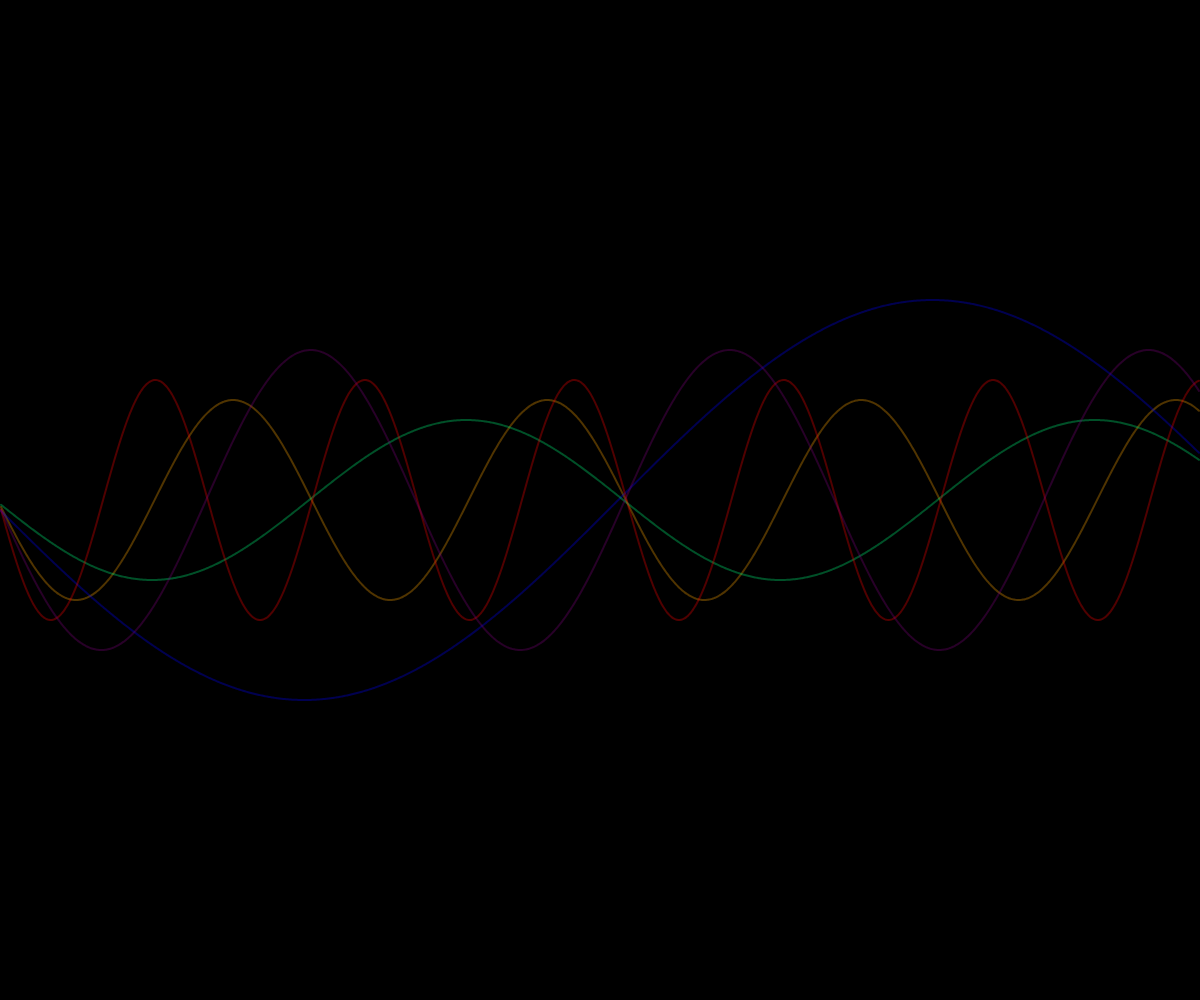
Frame 1 (no input)
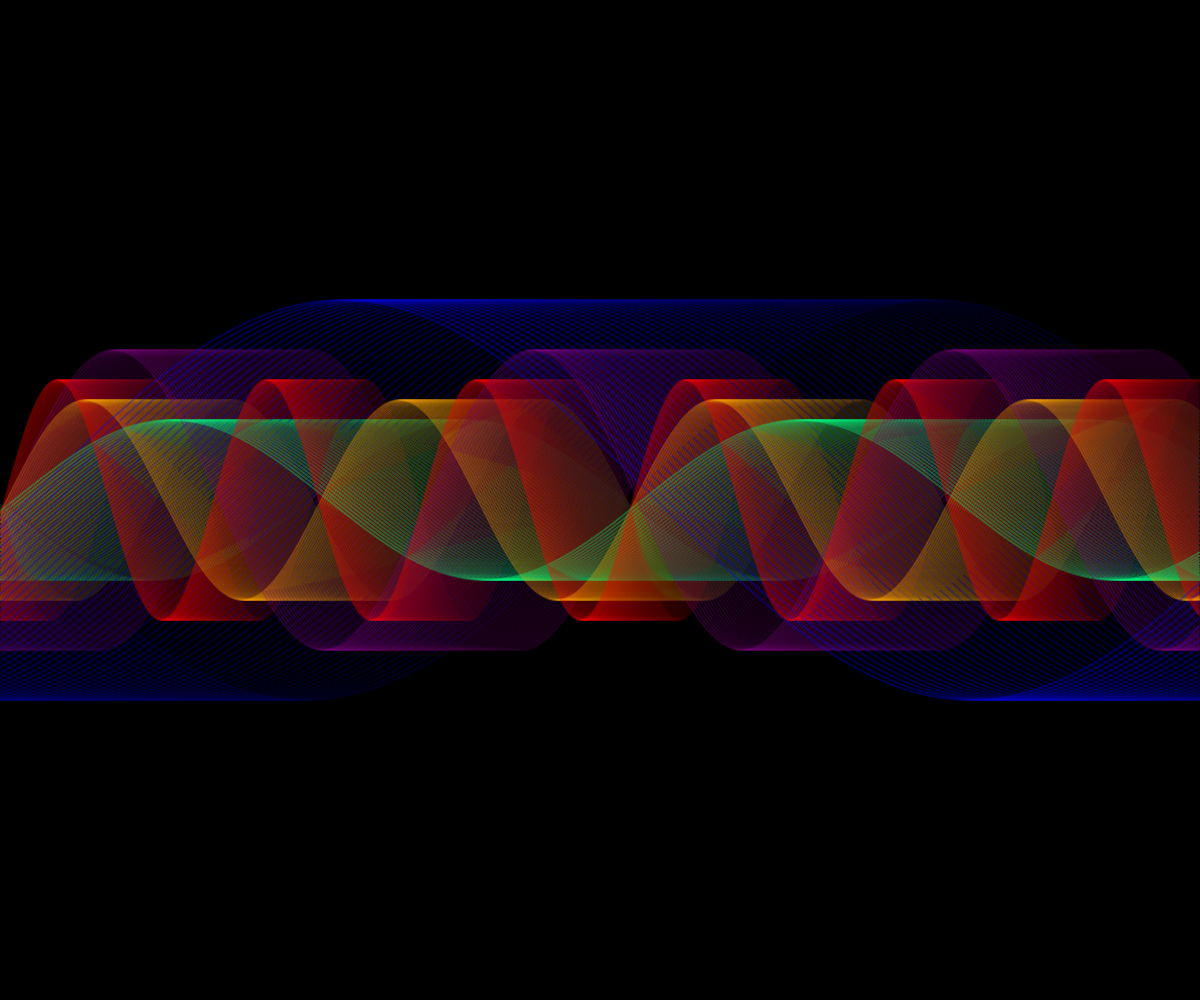
Frame 60 (no input)
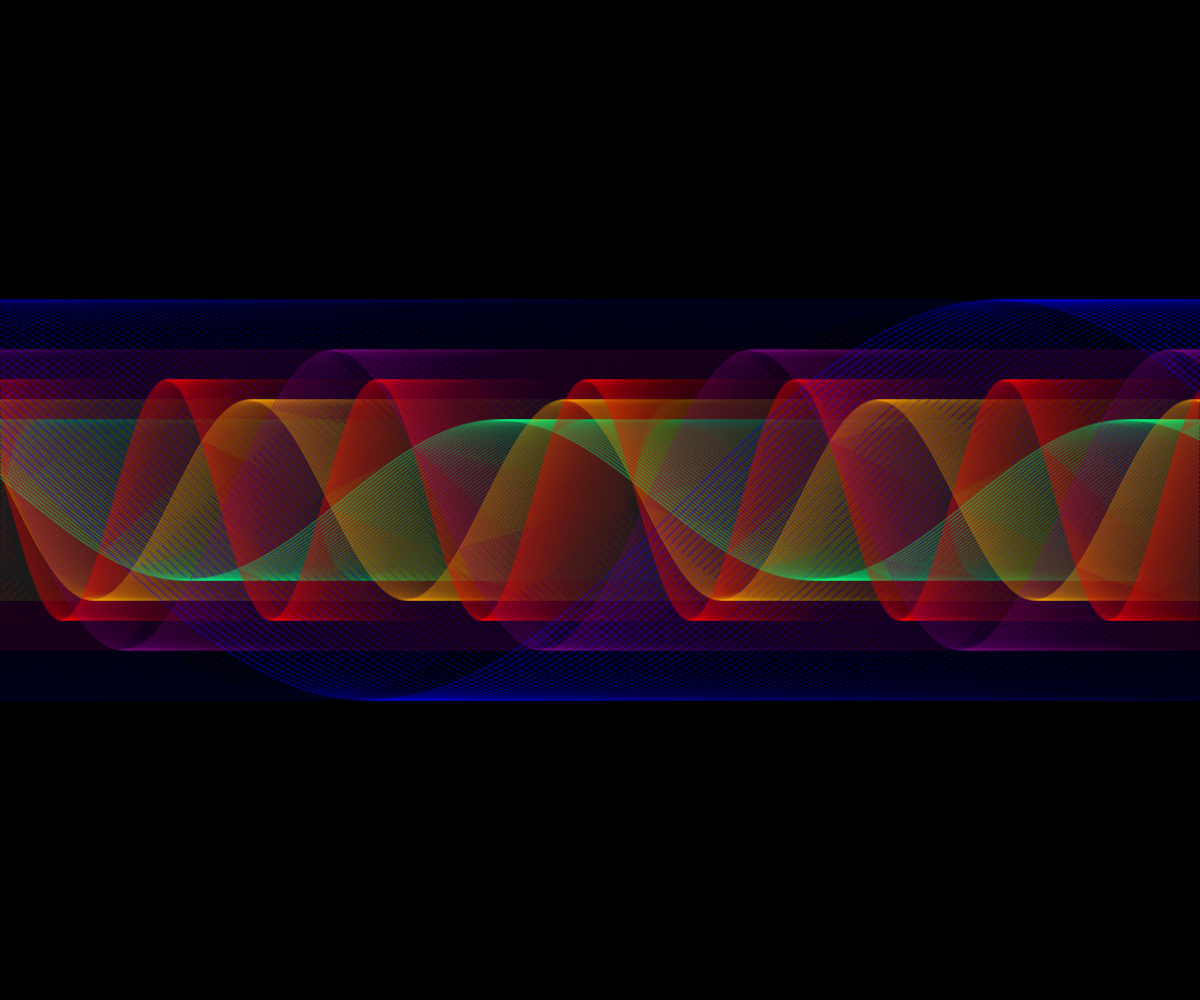
Frame 120 (the mouse pressed at the canvas centre since frame 60)

The p5.js sketch that drew these frames (run headless with seeded random() and noise() and a simulated clock; from frame 60 on, the mouse is pressed at the canvas centre):

// p5.js sketch
// ── sketch.js
let waves; // Declare waves globally

function setup() { // p.setup -> function setup()
    createCanvas(windowWidth, windowHeight); // p.createCanvas, p.windowWidth, p.windowHeight -> createCanvas, windowWidth, windowHeight
    noFill(); // p.noFill -> noFill
    background(0); // p.background -> background

    waves = [
        { freq: 0.02, amp: 100, col: color(255, 165, 0, 80) }, // p.color -> color     
        { freq: 0.005, amp: 200, col: color(0, 0, 255, 80) }, // p.color -> color   
        { freq: 0.01, amp: 80, col: color(0, 255, 127, 80) }, // p.color -> color  
        { freq: 0.03, amp: 120, col: color(255, 0, 0, 80) }, // p.color -> color 
        { freq: 0.015, amp: 150, col: color(128, 0, 128, 80) }, // p.color -> color   
    ];
}

function draw() { // p.draw -> function draw()
    background(0, 5); // p.background -> background

    // Draw each emotion's waveform
    for (let w of waves) {
        stroke(w.col); // p.stroke -> stroke
        strokeWeight(2); // p.strokeWeight -> strokeWeight
        beginShape(); // p.beginShape -> beginShape
        for (let x = 0; x <= width; x++) { // p.width -> width
        let angle = (x * w.freq) + (frameCount * 0.05); // p.frameCount -> frameCount
        let y = height / 2 + sin(angle) * w.amp; // p.height, p.sin -> height, sin
        curveVertex(x, y); // p.curveVertex -> curveVertex
        }
        endShape(); // p.endShape -> endShape
    }
}
// ── sketch.html
<!DOCTYPE html>
<html lang="en">
<head>
    <meta charset="UTF-8">
    <meta name="viewport" content="width=device-width, initial-scale=1.0">
    <script src="https://cdn.jsdelivr.net/npm/p5@1.11.5/lib/p5.min.js"></script>
    <link rel="stylesheet" href="/style.css">
    <title>Sine Waves 1</title>
</head>
<body>
    <div id="nav"></div>
    <div id="sketch-container"></div>
    <script src="sketch.js"></script>
    <script src="/nav.js"></script>
</body>
</html>
